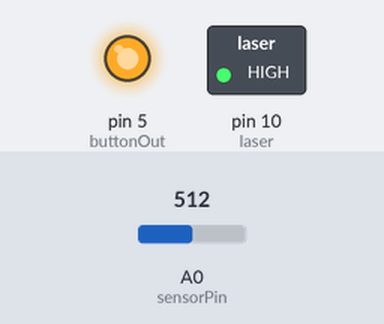
The sketch below on a simulated Arduino Mega 2560, built with avr-gcc and run on an emulated ATmega2560. Shown: switched loads named in the sketch (green lamp = pin HIGH), output pins drawn as LEDs (lit = HIGH). The inputs (shaded band) are chosen by the test bench; at power-on: A0 (sensorPin) = 512. What the sketch prints to the serial monitor is not drawn.

Above: at 0.1 s.
Timing chart, 0 to 1.6 s (numbered marks = the images above):
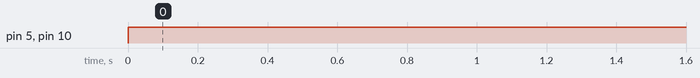

Measured:
- by itself, pin 5 (buttonOut), pin 10 (laser): LOW → HIGH at 0.00 s

The sketch:

lightsenscfg.ino
```cpp
#include <Arduino.h>

int sensorPin = A0; // select the input pin for ldr
int sensorValue = 0; // variable to store the value coming from the sensor
int buttonIn = 6;
int buttonOut = 5;
int laser = 10;

void setup() {
  pinMode(buttonIn, INPUT);
    pinMode(buttonOut, OUTPUT);
    pinMode(laser, OUTPUT);
Serial.begin(9600); //sets serial port for communication
}
void loop() {
  digitalWrite(buttonOut, HIGH);
  digitalWrite(laser, HIGH);

sensorValue = analogRead(sensorPin); // read the value from the sensor
Serial.println(sensorValue); //prints the values coming from the sensor on the screen

//delay(1000);
}
```
